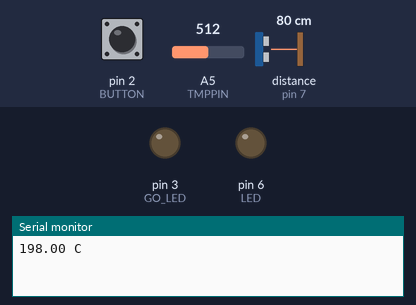
The sketch below on a simulated Arduino Uno, built with avr-gcc and run on an emulated ATmega328P. On the bench: output pins drawn as LEDs (lit = HIGH), the last lines printed to the serial monitor. Dashed ring = blinking. The inputs (shaded band) are chosen by the test bench; at power-on: pin 2 (BUTTON) LOW, A5 (TMPPIN) = 512, distance to the obstacle (sensor on pin 7) 80 cm. The echo pulse lasts 58.3 µs per cm.

Above: at 1.2 s.
1.3 s: pin 2 (BUTTON) pulled HIGH for 1 s
At 2.8 s:
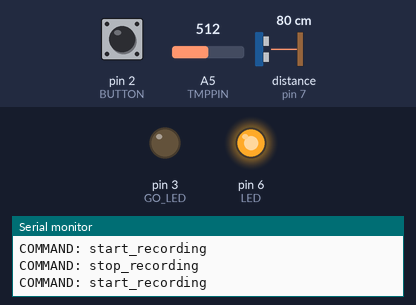
3.8 s: pin 2 (BUTTON) pulled HIGH for 0.15 s
At 4.3 s:
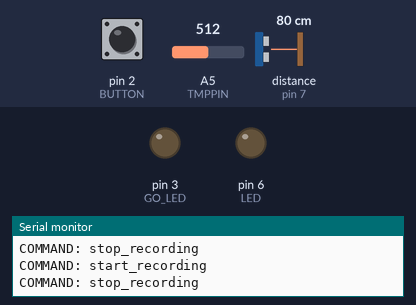
5.4 s: pin 2 (BUTTON) pulled HIGH for 3.2 s
At 5.63 s:
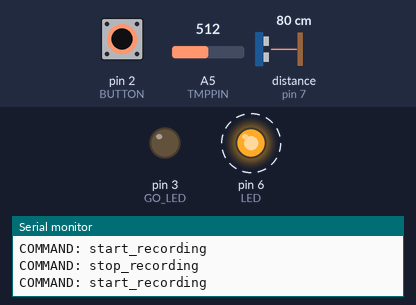
Timing chart, 0 to 9.9 s (numbered marks = the images above; inputs shaded):
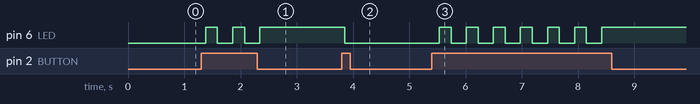

The sketch:

sonar.ino
```cpp
#include <NewPing.h>

const int TRIG = 8;
const int ECHO = 7;
const int BUTTON = 2;
const int LED = 6;
const int GO_LED = 3;
const int TMPPIN = A5;

double VELOCITY = 0; // Initialized in setup

double TEMP = 0; // Celcius, initialized in setup
unsigned long previousMillis = 0;
unsigned long currentMillis = 0;
unsigned long totalMillis = 0;
double previousDistance = 0.0;
double equilibrium = 0.0;

int switchState = 0;

NewPing sonar(TRIG, ECHO, 200);

void setup()
{
  Serial.begin(9600);
  pinMode(LED, OUTPUT);
  pinMode(GO_LED, OUTPUT);
  pinMode(BUTTON, INPUT);

  for (int i = 0; i < 99; ++i)
  {
     TEMP += tempC();
  }

  TEMP /= 100; // Find avg temp from 100 readings
  VELOCITY = 331.5 + (0.6 * TEMP);
  Serial.print(TEMP);
  Serial.println(" C");
}

void loop()
{
  currentMillis = millis();

  if (digitalRead(BUTTON) == HIGH)
  {
    switchState = 1 - switchState;

    if (switchState == 1)
    {
      Serial.println("COMMAND: start_recording");
      equilibrium = distance();
      digitalWrite(LED, HIGH);
      delay(100);
    }
    else if (switchState == 0)
    {
      Serial.println("COMMAND: stop_recording");
      totalMillis = 0.0;
      digitalWrite(LED, LOW);
      delay(100);
    }
  }

  double distanceD = distance();

  if (switchState == 1 && distanceD != previousDistance)
  {
    previousDistance = distanceD;
    totalMillis += currentMillis - previousMillis;
    double displacement = equilibrium - distanceD;
    Serial.print(totalMillis);
    Serial.print(" ");
    Serial.print(displacement, 3);
    Serial.print(" ");
    Serial.println(distanceD, 3);

    if (displacement >= 0.038 && displacement <= 0.042) // If mass is extended roughly 4cm away, give go signal
    {
      digitalWrite(GO_LED, HIGH);
    }
    else
    {
      digitalWrite(GO_LED, LOW);
    }
  }

  previousMillis = currentMillis;

  delay(45);
}

float tempC()
{
  float raw = analogRead(TMPPIN);
  float percent = raw / 1024.0;
  float volts = percent * 5.0;
  return 100.0 * (volts - 0.5);
}

double distance()
{
  double microseconds = 0;
  double distance = 0.0;

  microseconds = (double) sonar.ping_median(3) / 1000.0 / 1000.0 / 2.0;
  distance = VELOCITY * microseconds;

  return distance;
}
```

Measured:
- after the input at 1.3 s, pin 6 (LED): alternates HIGH for 0.21 s and LOW for 0.27 s, 5 changes in all, then stays HIGH, starting after 0.08 s
- after the input at 3.8 s, pin 6 (LED): HIGH → LOW after 0.05 s
- after the input at 5.4 s, pin 6 (LED): alternates HIGH for 0.21 s and LOW for 0.27 s, 13 changes in all, then stays HIGH, starting after 0.13 s
